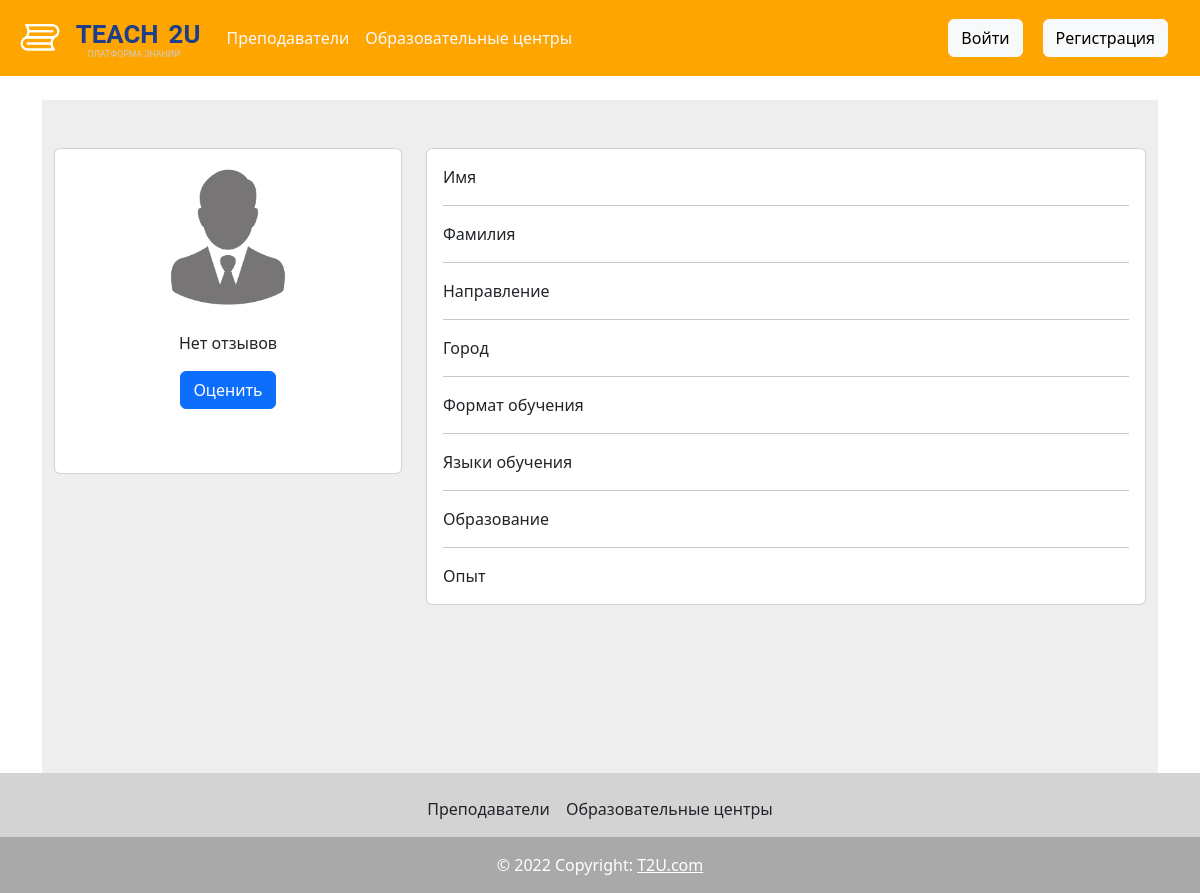
/user_page/1, run on an earlier commit of the app's database.
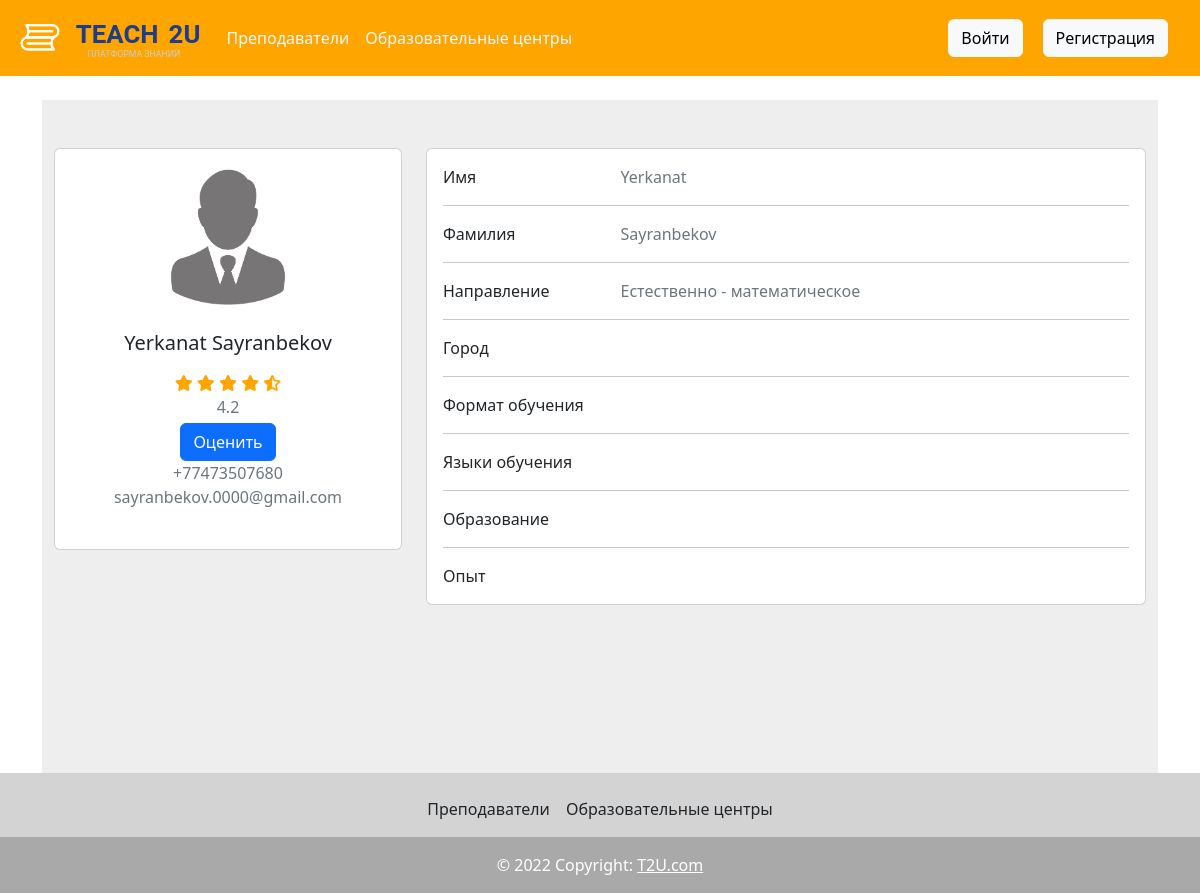
And on a later commit of the database.
### app/models.py (models this page shows, shortened)
class Teacher(db.Model, UserMixin):
   id = db.Column(db.Integer, primary_key = True)
   first_name = db.Column(db.String(50), nullable = False)
   last_name = db.Column(db.String(50), nullable = False)
   email = db.Column(db.String(120), nullable = False, unique = True)
   phone_number = db.Column(db.String(20), nullable = False)
   education = db.Column(db.String(200), nullable = True)
   direction = db.Column(db.String(80), nullable = False)
   experience = db.Column(db.String(200), nullable = True)
   city = db.Column(db.String(80), nullable = True)
   format_ = db.Column(db.String(80), nullable = True)
   languages = db.Column(db.String(80), nullable = True)
   password = db.Column(db.String(80), nullable = False)
   email_confirm = db.Column(db.Boolean, default = False, index=True)
   type = db.Column(db.String(80), nullable = False, default = "teacher")
   student_id = db.Column(db.Integer, db.ForeignKey('student.id'))

### app/routes.py (the view)
@app.route('/user_page/<teacher_id>', methods=['GET', 'POST'])
def user_page(teacher_id):
    current_user = db.session.query(Teacher).filter(
        Teacher.id == teacher_id).first()
    subjects = db.session.query(Subject).filter_by(teacher_id=teacher_id)
    rating = db.session.query(Feedback).filter_by(teacher_id=teacher_id)
    print(rating)
    result = db.session.query(func.avg(Feedback.rating)).\
           filter_by(teacher_id=teacher_id).scalar()
    return render_template("user_page.html", user=current_user, subjects=subjects, rating=result,)

### app/templates/user_page.html (shortened to what this page needs)
{% extends 'layout.html' %}
{% block content %}
<section style="background-color: #eee;">
  <div class="container py-5">
    <div class="row">
      <div class="col-lg-4">
        <div class="card mb-4">
          <div class="card-body text-center">
            <img src="{{ url_for('static', filename='img/default.jpg') }}" alt="avatar" class="rounded-circle img-fluid"
              style="width: 150px;">
            <h5 class="my-3"> {{ user.first_name }} {{ user.last_name }} </h5>
            {% if rating  %}
            {% set whole_stars = rating | int %}
            {% set empty_stars = 5 - whole_stars - 1 %}
            {% set half_star = rating - whole_stars > 0 %}
            {% for i in range(whole_stars) %}
              <i class="fa fa-star star"></i>
            {% endfor %}
            {% if half_star %}
              <i class="fa fa-star-half-alt star"></i>
            {% else %}
              <i class="fa fa-star star-empty"></i>
            {% endif %}
            <p class="text-muted mb-1">
              {{ rating }}
            </p>
            {% else %}
            <p>Нет отзывов</p>
            {% endif %}
            <a href="{{ url_for('rate', id = user.id) }}"  class="btn btn-primary">Оценить</a>
            <p class="text-muted mb-4">
              {{ user.phone_number }}<br />
              {{ user.email }}
            </p>
          </div>
        </div>
      </div>
      <div class="col-lg-8">
        <div class="card mb-4">
          <div class="card-body">
            <div class="row">
              <div class="col-sm-3">
                <p class="mb-0"> Имя </p>
              </div>
              <div class="col-sm-9">
                <p class="text-muted mb-0"> {{ user.first_name }} </p>
              </div>
            </div>
            <hr>
            <div class="row">
              <div class="col-sm-3">
                <p class="mb-0"> Фамилия </p>
              </div>
              <div class="col-sm-9">
                <p class="text-muted mb-0"> {{ user.last_name }} </p>
              </div>
            </div>
            <hr>
            <div class="row">
              <div class="col-sm-3">
                <p class="mb-0"> Направление </p>
              </div>
              <div class="col-sm-9">
                {% if user.direction %}
                <p class="text-muted mb-0">
                  {{ user.direction }} </p>
                  {% else %}
                  <p></p>
                  {% endif %}
              </div>
            </div>
            <hr>
            <div class="row">
              <div class="col-sm-3">
                <p class="mb-0"> Город </p>
              </div>
              <div class="col-sm-9">
              </div>
            </div>
            <hr>
            <div class="row">
              <div class="col-sm-3">
                <p class="mb-0"> Формат обучения </p>
              </div>
              <div class="col-sm-9">
              </div>
            </div>
            <hr>
            <div class="row">
              <div class="col-sm-3">
                <p class="mb-0"> Языки обучения </p>
              </div>
              <div class="col-sm-9">
              </div>
            </div>
            <hr>
            <div class="row">
              <div class="col-sm-3">
                <p class="mb-0"> Образование </p>
              </div>
              <div class="col-sm-9">
              </div>
            </div>
            <hr>
            <div class="row">
              <div class="col-sm-3">
                <p class="mb-0"> Опыт </p>
              </div>
              <div class="col-sm-9">
              </div>
            </div>
          </div>
        </div>
      </div>
    </div>
    <div class="row">
      <div class="container py-5 h-100">
      </div>
    </div>
  </div>
  </div>
{% endblock %}

What changed in the data, as far as the page shows it:
added Teacher: first_name "Yerkanat", last_name "Sayranbekov", phone_number "+77473507680", email "sayranbekov.0000@gmail.com", direction "Естественно - математическое"
Also different on the page:
{{ rating }}: (not shown) → "4.2"
text no longer shown: "Нет отзывов"
